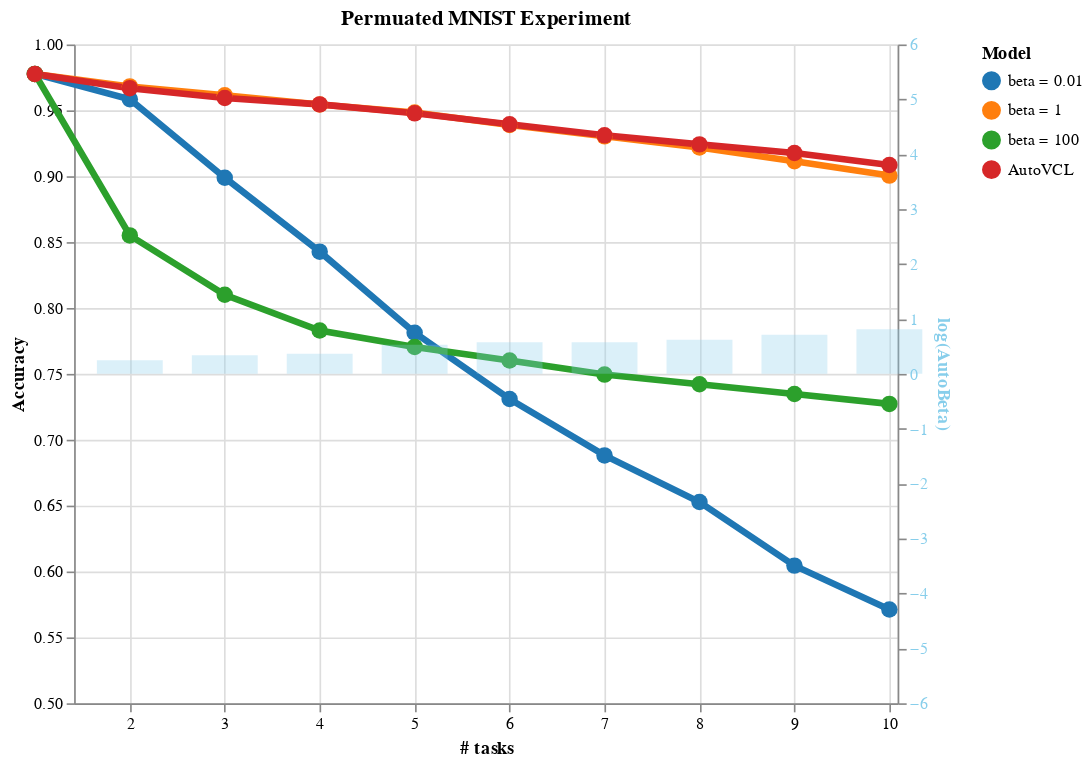

The code cell stored with this chart in its notebook:
### Code cell
p_chart = plot_trends_with_autovcl([p_trends_1, p_trends_2,p_trends_3, p_trends_4], p_betas, lower = 0.5)
p_chart

### Figure 1 — Vega-Lite specification as saved in the notebook (floating-point values rounded to 4 significant figures)
{"config": {"view": {"continuousWidth": 400, "continuousHeight": 300}}, "layer": [{"data": {"name": "data-8093eb1382d3f3debe8bf9bd66060da4"}, "mark": {"type": "line", "point": {"size": 100}, "strokeWidth": 4}, "encoding": {"color": {"field": "Series", "legend": {"title": "Model"}, "scale": {"scheme": "category10"}, "sort": ["beta = 0.01", "beta = 1", "beta = 100", "AutoVCL"], "type": "nominal"}, "tooltip": [{"field": "# of tasks", "type": "quantitative"}, {"field": "Values", "type": "quantitative"}, {"field": "Series", "type": "nominal"}], "x": {"axis": {"values": [1, 2, 3, 4, 5, 6, 7, 8, 9, 10]}, "field": "# of tasks", "scale": {"domain": [1.5, 10]}, "title": "# tasks", "type": "quantitative"}, "y": {"axis": {"grid": true}, "field": "Values", "scale": {"domain": [0.5, 1]}, "title": "Accuracy", "type": "quantitative"}}}, {"data": {"name": "data-46b7e7db529d520e95a5c611e1bea5cb"}, "mark": {"type": "bar", "color": "skyblue", "opacity": 0.3, "width": 40}, "encoding": {"tooltip": [{"field": "# of tasks", "type": "quantitative"}, {"field": "AutoBeta", "type": "quantitative"}], "x": {"axis": {"values": [1, 2, 3, 4, 5, 6, 7, 8, 9]}, "field": "# of tasks", "scale": {"domain": [1.5, 10]}, "title": "# tasks", "type": "quantitative"}, "y": {"axis": {"labelColor": "skyblue", "titleColor": "skyblue"}, "field": "AutoBeta", "scale": {"domain": [-6, 6]}, "title": "log(AutoBeta)", "type": "quantitative"}}}], "height": 400, "resolve": {"scale": {"y": "independent"}}, "title": "Permuated MNIST Experiment", "width": 500, "$schema": "https://vega.github.io/schema/vega-lite/v4.17.0.json", "datasets": {"data-8093eb1382d3f3debe8bf9bd66060da4": [{"# of tasks": 1, "Series": "beta = 0.01", "Values": 0.9776}, {"# of tasks": 2, "Series": "beta = 0.01", "Values": 0.9585}, {"# of tasks": 3, "Series": "beta = 0.01", "Values": 0.8989}, {"# of tasks": 4, "Series": "beta = 0.01", "Values": 0.8428}, {"# of tasks": 5, "Series": "beta = 0.01", "Values": 0.7812}, {"# of tasks": 6, "Series": "beta = 0.01", "Values": 0.7309}, {"# of tasks": 7, "Series": "beta = 0.01", "Values": 0.6881}, {"# of tasks": 8, "Series": "beta = 0.01", "Values": 0.6527}, {"# of tasks": 9, "Series": "beta = 0.01", "Values": 0.6045}, {"# of tasks": 10, "Series": "beta = 0.01", "Values": 0.5711}, {"# of tasks": 1, "Series": "beta = 1", "Values": 0.9776}, {"# of tasks": 2, "Series": "beta = 1", "Values": 0.9682}, {"# of tasks": 3, "Series": "beta = 1", "Values": 0.9615}, {"# of tasks": 4, "Series": "beta = 1", "Values": 0.9545}, {"# of tasks": 5, "Series": "beta = 1", "Values": 0.9483}, {"# of tasks": 6, "Series": "beta = 1", "Values": 0.9389}, {"# of tasks": 7, "Series": "beta = 1", "Values": 0.9303}, {"# of tasks": 8, "Series": "beta = 1", "Values": 0.9218}, {"# of tasks": 9, "Series": "beta = 1", "Values": 0.9114}, {"# of tasks": 10, "Series": "beta = 1", "Values": 0.9005}, {"# of tasks": 1, "Series": "beta = 100", "Values": 0.9776}, {"# of tasks": 2, "Series": "beta = 100", "Values": 0.8551}, {"# of tasks": 3, "Series": "beta = 100", "Values": 0.8101}, {"# of tasks": 4, "Series": "beta = 100", "Values": 0.7829}, {"# of tasks": 5, "Series": "beta = 100", "Values": 0.7705}, {"# of tasks": 6, "Series": "beta = 100", "Values": 0.7602}, {"# of tasks": 7, "Series": "beta = 100", "Values": 0.7495}, {"# of tasks": 8, "Series": "beta = 100", "Values": 0.7421}, {"# of tasks": 9, "Series": "beta = 100", "Values": 0.7347}, {"# of tasks": 10, "Series": "beta = 100", "Values": 0.7272}, {"# of tasks": 1, "Series": "AutoVCL", "Values": 0.9776}, {"# of tasks": 2, "Series": "AutoVCL", "Values": 0.9668}, {"# of tasks": 3, "Series": "AutoVCL", "Values": 0.9594}, {"# of tasks": 4, "Series": "AutoVCL", "Values": 0.9545}, {"# of tasks": 5, "Series": "AutoVCL", "Values": 0.9477}, {"# of tasks": 6, "Series": "AutoVCL", "Values": 0.9394}, {"# of tasks": 7, "Series": "AutoVCL", "Values": 0.9311}, {"# of tasks": 8, "Series": "AutoVCL", "Values": 0.9242}, {"# of tasks": 9, "Series": "AutoVCL", "Values": 0.9176}, {"# of tasks": 10, "Series": "AutoVCL", "Values": 0.9085}], "data-46b7e7db529d520e95a5c611e1bea5cb": [{"# of tasks": 1, "beta = 0.01": 0.9776, "beta = 1": 0.9776, "beta = 100": 0.9776, "AutoVCL": 0.9776, "AutoBeta": null}, {"# of tasks": 2, "beta = 0.01": 0.9585, "beta = 1": 0.9682, "beta = 100": 0.8551, "AutoVCL": 0.9668, "AutoBeta": 0.2489}, {"# of tasks": 3, "beta = 0.01": 0.8989, "beta = 1": 0.9615, "beta = 100": 0.8101, "AutoVCL": 0.9594, "AutoBeta": 0.3396}, {"# of tasks": 4, "beta = 0.01": 0.8428, "beta = 1": 0.9545, "beta = 100": 0.7829, "AutoVCL": 0.9545, "AutoBeta": 0.366}, {"# of tasks": 5, "beta = 0.01": 0.7812, "beta = 1": 0.9483, "beta = 100": 0.7705, "AutoVCL": 0.9477, "AutoBeta": 0.5286}, {"# of tasks": 6, "beta = 0.01": 0.7309, "beta = 1": 0.9389, "beta = 100": 0.7602, "AutoVCL": 0.9394, "AutoBeta": 0.5754}, {"# of tasks": 7, "beta = 0.01": 0.6881, "beta = 1": 0.9303, "beta = 100": 0.7495, "AutoVCL": 0.9311, "AutoBeta": 0.5738}, {"# of tasks": 8, "beta = 0.01": 0.6527, "beta = 1": 0.9218, "beta = 100": 0.7421, "AutoVCL": 0.9242, "AutoBeta": 0.6228}, {"# of tasks": 9, "beta = 0.01": 0.6045, "beta = 1": 0.9114, "beta = 100": 0.7347, "AutoVCL": 0.9176, "AutoBeta": 0.7108}, {"# of tasks": 10, "beta = 0.01": 0.5711, "beta = 1": 0.9005, "beta = 100": 0.7272, "AutoVCL": 0.9085, "AutoBeta": 0.8114}]}}
